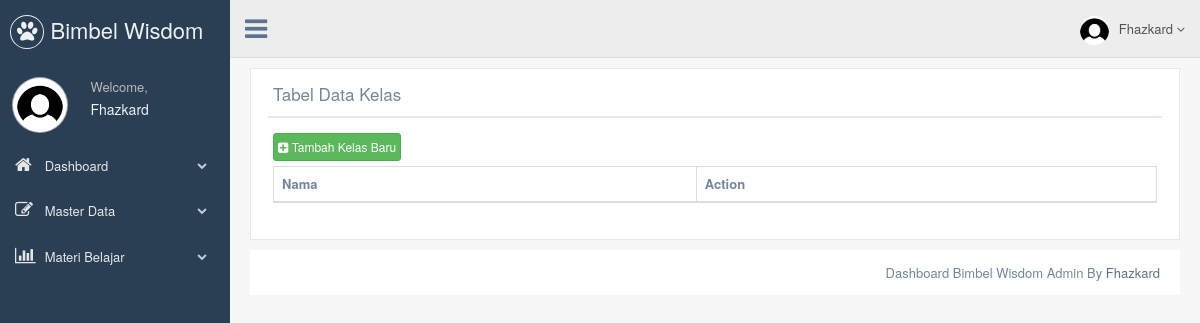
The page /dashboard/kelas/index.php (signed in) on the database as committed earlier.
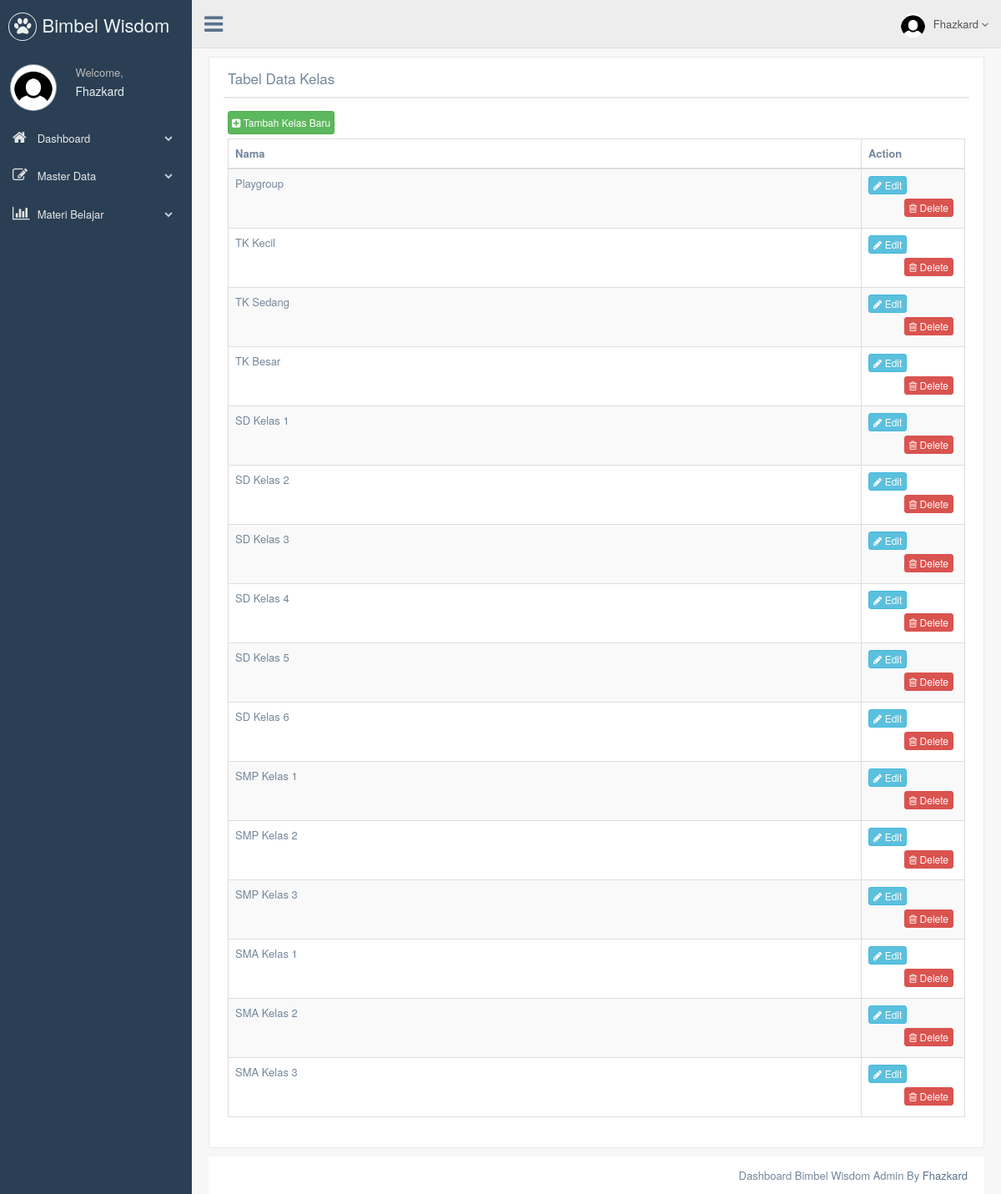
The same page on the database as committed later.
### tables this page shows
CREATE TABLE `kelas` (
  `kelas_id` int(11) NOT NULL,
  `nama` varchar(30) NOT NULL
);

### dashboard/kelas/index.php (the view, shortened to what this page needs)
<?php include "../header.php";?>
        <div class="row">
            <div class="col-md-12 col-sm-12 col-xs-12">
                <div class="x_panel">
                <div class="x_title">
                  <h2>Tabel Data Kelas</h2>
                  <div class="clearfix"></div>
                </div>
                <div class="x_content">
                    <a href="#" class="btn btn-success btn-xs" style="padding:4px;" data-toggle="modal" data-target=".tambah"><i class="fa fa-plus-square" ></i> Tambah Kelas Baru</a>
                  <table id="datatable-responsive" class="table table-striped table-bordered dt-responsive nowrap" cellspacing="0" width="100%">
                    <thead>
                      <tr>
                        <th>Nama </th>
                        <th>Action</th>
                      </tr>
                    </thead>
					<tbody>
					<?php
						include '../../koneksi/konek.php';
						$selek_data = mysqli_query($koneksi, "SELECT * FROM KELAS");
						while($data = mysqli_fetch_array($selek_data)){
							?>
                      <tr class=" ">
                        <td class=" "><?php echo $data['nama']; ?></td>
                        <td class=" last">
							<a id="edit_link" href="#" class="btn btn-info btn-xs last" data-toggle="modal" data-target=".edit"
							data-kelas_id="<?php echo $data['kelas_id']; ?>"
							data-nama="<?php echo $data['nama']; ?>"><i class="fa fa-pencil"></i> Edit</a>
							<form method="post" action="../../koneksi/delete.php" style="width:auto;float:right;">
								<button type="submit" class="btn btn-danger btn-xs last" onclick="return konfirmasi()"><i class="fa fa-trash-o"></i> Delete</button>
							</form>
                        </td>
                      </tr>
					<?php
					}
					?>
                    </tbody>
                  </table>
                </div>
              </div>
            </div>
          </div>
<?php include "../footer.php";?>

Rows that differ between the two databases and show on the page:
added kelas: nama "Playgroup"
added kelas: nama "TK Kecil"
added kelas: nama "TK Sedang"
added kelas: nama "TK Besar"
added kelas: nama "SD Kelas 1"
added kelas: nama "SD Kelas 2"
added kelas: nama "SD Kelas 3"
added kelas: nama "SD Kelas 4"
added kelas: nama "SD Kelas 5"
added kelas: nama "SD Kelas 6"
added kelas: nama "SMP Kelas 1"
added kelas: nama "SMP Kelas 2"
added kelas: nama "SMP Kelas 3"
added kelas: nama "SMA Kelas 1"
added kelas: nama "SMA Kelas 2"
added kelas: nama "SMA Kelas 3"
